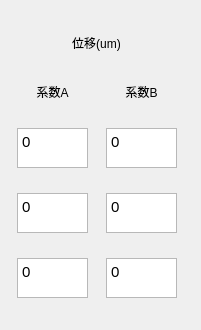
         <widget class="QWidget" name="layoutWidget_7">
          <property name="geometry">
           <rect>
            <x>525</x>
            <y>150</y>
            <width>201</width>
            <height>330</height>
           </rect>
          </property>
          <layout class="QGridLayout" name="gridLayout_13">
           <item row="3" column="1">
            <widget class="QTextBrowser" name="textBrowser_2_x_a_54">
             <property name="minimumSize">
              <size>
               <width>71</width>
               <height>40</height>
              </size>
             </property>
             <property name="maximumSize">
              <size>
               <width>71</width>
               <height>40</height>
              </size>
             </property>
             <property name="font">
              <font>
               <pointsize>11</pointsize>
              </font>
             </property>
             <property name="html">
              <string>&lt;!DOCTYPE HTML PUBLIC &quot;-//W3C//DTD HTML 4.0//EN&quot; &quot;http://www.w3.org/TR/REC-html40/strict.dtd&quot;&gt;
&lt;html&gt;&lt;head&gt;&lt;meta name=&quot;qrichtext&quot; content=&quot;1&quot; /&gt;&lt;style type=&quot;text/css&quot;&gt;
p, li { white-space: pre-wrap; }
&lt;/style&gt;&lt;/head&gt;&lt;body style=&quot; font-family:'SimSun'; font-size:11pt; font-weight:400; font-style:normal;&quot;&gt;
&lt;p style=&quot; margin-top:0px; margin-bottom:0px; margin-left:0px; margin-right:0px; -qt-block-indent:0; text-indent:0px;&quot;&gt;0&lt;/p&gt;&lt;/body&gt;&lt;/html&gt;</string>
             </property>
            </widget>
           </item>
           <item row="2" column="0">
            <widget class="QTextBrowser" name="textBrowser_2_x_a_55">
             <property name="minimumSize">
              <size>
               <width>71</width>
               <height>40</height>
              </size>
             </property>
             <property name="maximumSize">
              <size>
               <width>71</width>
               <height>40</height>
              </size>
             </property>
             <property name="font">
              <font>
               <pointsize>11</pointsize>
              </font>
             </property>
             <property name="html">
              <string>&lt;!DOCTYPE HTML PUBLIC &quot;-//W3C//DTD HTML 4.0//EN&quot; &quot;http://www.w3.org/TR/REC-html40/strict.dtd&quot;&gt;
&lt;html&gt;&lt;head&gt;&lt;meta name=&quot;qrichtext&quot; content=&quot;1&quot; /&gt;&lt;style type=&quot;text/css&quot;&gt;
p, li { white-space: pre-wrap; }
&lt;/style&gt;&lt;/head&gt;&lt;body style=&quot; font-family:'SimSun'; font-size:11pt; font-weight:400; font-style:normal;&quot;&gt;
&lt;p style=&quot; margin-top:0px; margin-bottom:0px; margin-left:0px; margin-right:0px; -qt-block-indent:0; text-indent:0px;&quot;&gt;0&lt;/p&gt;&lt;/body&gt;&lt;/html&gt;</string>
             </property>
            </widget>
           </item>
           <item row="0" column="0" colspan="2">
            <widget class="QLabel" name="label_63">
             <property name="minimumSize">
              <size>
               <width>159</width>
               <height>23</height>
              </size>
             </property>
             <property name="maximumSize">
              <size>
               <width>148</width>
               <height>25</height>
              </size>
             </property>
             <property name="text">
              <string>位移(um)</string>
             </property>
             <property name="alignment">
              <set>Qt::AlignCenter</set>
             </property>
            </widget>
           </item>
           <item row="1" column="0">
            <widget class="QLabel" name="label_64">
             <property name="minimumSize">
              <size>
               <width>71</width>
               <height>23</height>
              </size>
             </property>
             <property name="maximumSize">
              <size>
               <width>51</width>
               <height>23</height>
              </size>
             </property>
             <property name="text">
              <string>系数A</string>
             </property>
             <property name="alignment">
              <set>Qt::AlignCenter</set>
             </property>
             <property name="wordWrap">
              <bool>false</bool>
             </property>
            </widget>
           </item>
           <item row="4" column="0">
            <widget class="QTextBrowser" name="textBrowser_2_x_a_56">
             <property name="minimumSize">
              <size>
               <width>71</width>
               <height>40</height>
              </size>
             </property>
             <property name="maximumSize">
              <size>
               <width>71</width>
               <height>40</height>
              </size>
             </property>
             <property name="font">
              <font>
               <pointsize>11</pointsize>
              </font>
             </property>
             <property name="html">
              <string>&lt;!DOCTYPE HTML PUBLIC &quot;-//W3C//DTD HTML 4.0//EN&quot; &quot;http://www.w3.org/TR/REC-html40/strict.dtd&quot;&gt;
&lt;html&gt;&lt;head&gt;&lt;meta name=&quot;qrichtext&quot; content=&quot;1&quot; /&gt;&lt;style type=&quot;text/css&quot;&gt;
p, li { white-space: pre-wrap; }
&lt;/style&gt;&lt;/head&gt;&lt;body style=&quot; font-family:'SimSun'; font-size:11pt; font-weight:400; font-style:normal;&quot;&gt;
&lt;p style=&quot; margin-top:0px; margin-bottom:0px; margin-left:0px; margin-right:0px; -qt-block-indent:0; text-indent:0px;&quot;&gt;0&lt;/p&gt;&lt;/body&gt;&lt;/html&gt;</string>
             </property>
            </widget>
           </item>
           <item row="3" column="0">
            <widget class="QTextBrowser" name="textBrowser_2_x_a_57">
             <property name="minimumSize">
              <size>
               <width>71</width>
               <height>40</height>
              </size>
             </property>
             <property name="maximumSize">
              <size>
               <width>71</width>
               <height>40</height>
              </size>
             </property>
             <property name="font">
              <font>
               <pointsize>11</pointsize>
              </font>
             </property>
             <property name="html">
              <string>&lt;!DOCTYPE HTML PUBLIC &quot;-//W3C//DTD HTML 4.0//EN&quot; &quot;http://www.w3.org/TR/REC-html40/strict.dtd&quot;&gt;
&lt;html&gt;&lt;head&gt;&lt;meta name=&quot;qrichtext&quot; content=&quot;1&quot; /&gt;&lt;style type=&quot;text/css&quot;&gt;
p, li { white-space: pre-wrap; }
&lt;/style&gt;&lt;/head&gt;&lt;body style=&quot; font-family:'SimSun'; font-size:11pt; font-weight:400; font-style:normal;&quot;&gt;
&lt;p style=&quot; margin-top:0px; margin-bottom:0px; margin-left:0px; margin-right:0px; -qt-block-indent:0; text-indent:0px;&quot;&gt;0&lt;/p&gt;&lt;/body&gt;&lt;/html&gt;</string>
             </property>
            </widget>
           </item>
           <item row="4" column="1">
            <widget class="QTextBrowser" name="textBrowser_2_x_a_58">
             <property name="minimumSize">
              <size>
               <width>71</width>
               <height>40</height>
              </size>
             </property>
             <property name="maximumSize">
              <size>
               <width>71</width>
               <height>40</height>
              </size>
             </property>
             <property name="font">
              <font>
               <pointsize>11</pointsize>
              </font>
             </property>
             <property name="html">
              <string>&lt;!DOCTYPE HTML PUBLIC &quot;-//W3C//DTD HTML 4.0//EN&quot; &quot;http://www.w3.org/TR/REC-html40/strict.dtd&quot;&gt;
&lt;html&gt;&lt;head&gt;&lt;meta name=&quot;qrichtext&quot; content=&quot;1&quot; /&gt;&lt;style type=&quot;text/css&quot;&gt;
p, li { white-space: pre-wrap; }
&lt;/style&gt;&lt;/head&gt;&lt;body style=&quot; font-family:'SimSun'; font-size:11pt; font-weight:400; font-style:normal;&quot;&gt;
&lt;p style=&quot; margin-top:0px; margin-bottom:0px; margin-left:0px; margin-right:0px; -qt-block-indent:0; text-indent:0px;&quot;&gt;0&lt;/p&gt;&lt;/body&gt;&lt;/html&gt;</string>
             </property>
            </widget>
           </item>
           <item row="2" column="1">
            <widget class="QTextBrowser" name="textBrowser_2_x_a_59">
             <property name="minimumSize">
              <size>
               <width>71</width>
               <height>40</height>
              </size>
             </property>
             <property name="maximumSize">
              <size>
               <width>71</width>
               <height>40</height>
              </size>
             </property>
             <property name="font">
              <font>
               <pointsize>11</pointsize>
              </font>
             </property>
             <property name="html">
              <string>&lt;!DOCTYPE HTML PUBLIC &quot;-//W3C//DTD HTML 4.0//EN&quot; &quot;http://www.w3.org/TR/REC-html40/strict.dtd&quot;&gt;
&lt;html&gt;&lt;head&gt;&lt;meta name=&quot;qrichtext&quot; content=&quot;1&quot; /&gt;&lt;style type=&quot;text/css&quot;&gt;
p, li { white-space: pre-wrap; }
&lt;/style&gt;&lt;/head&gt;&lt;body style=&quot; font-family:'SimSun'; font-size:11pt; font-weight:400; font-style:normal;&quot;&gt;
&lt;p style=&quot; margin-top:0px; margin-bottom:0px; margin-left:0px; margin-right:0px; -qt-block-indent:0; text-indent:0px;&quot;&gt;0&lt;/p&gt;&lt;/body&gt;&lt;/html&gt;</string>
             </property>
            </widget>
           </item>
           <item row="1" column="1">
            <widget class="QLabel" name="label_65">
             <property name="minimumSize">
              <size>
               <width>71</width>
               <height>23</height>
              </size>
             </property>
             <property name="maximumSize">
              <size>
               <width>51</width>
               <height>23</height>
              </size>
             </property>
             <property name="text">
              <string>系数B</string>
             </property>
             <property name="alignment">
              <set>Qt::AlignCenter</set>
             </property>
            </widget>
           </item>
          </layout>
         </widget>
